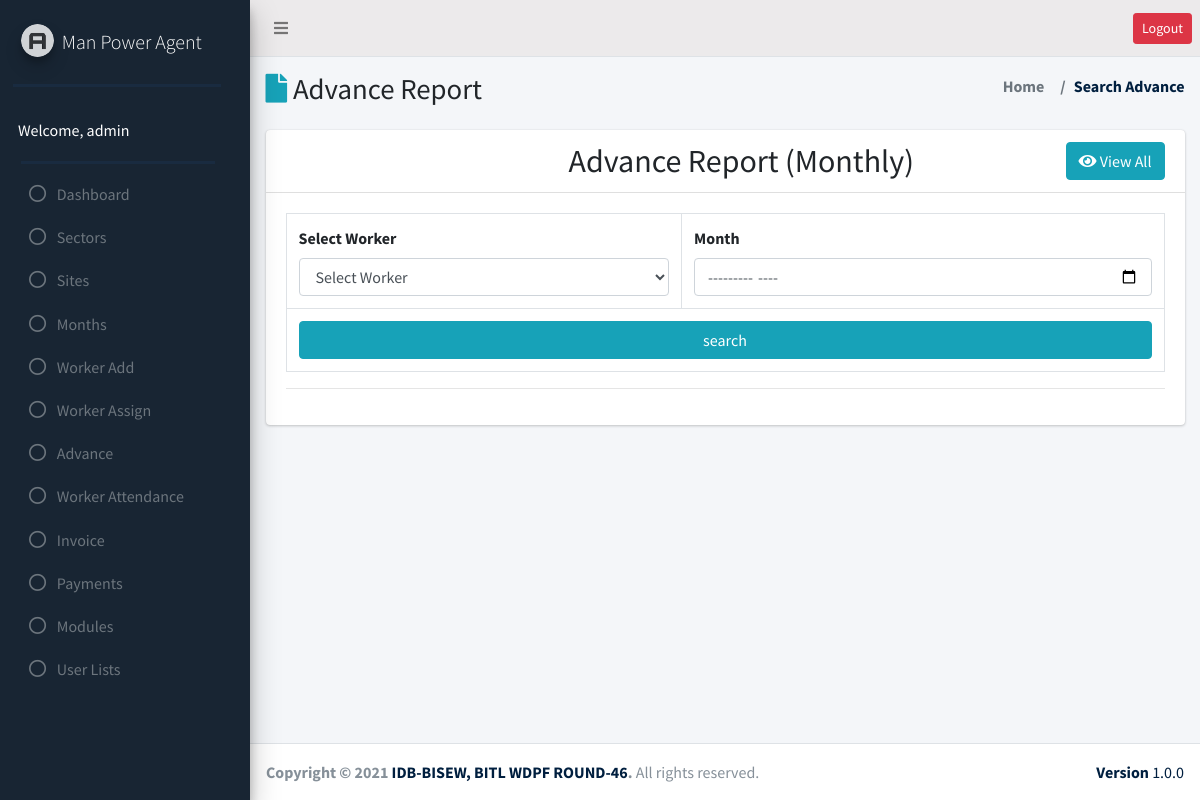
Page /advance/advance_search.php (signed in) on the committed database.
### tables this page shows
CREATE TABLE `user_role` (
  `id` int(11) NOT NULL,
  `adminID` int(11) NOT NULL,
  `sites_edit` int(50) DEFAULT NULL,
  `sites_delete` int(50) DEFAULT NULL,
  `sectors_edit` int(50) DEFAULT NULL,
  `sectors_delete` int(50) DEFAULT NULL,
  `add_worker_edit` int(50) DEFAULT NULL,
  `add_worker_delete` int(50) DEFAULT NULL,
  `worker_assign_edit` int(50) DEFAULT NULL,
  `worker_assign_delete` int(50) DEFAULT NULL,
  `advance_edit` int(50) DEFAULT NULL,
  `advance_delete` int(50) DEFAULT NULL,
  `payments_edit` int(50) DEFAULT NULL,
  `payments_delete` int(50) DEFAULT NULL,
  `month_edit` int(50) DEFAULT NULL,
  `month_delete` int(50) DEFAULT NULL,
  `modules_edit` int(50) DEFAULT NULL,
  `modules_delete` int(50) DEFAULT NULL,
  `user_lists_edit` int(50) DEFAULT NULL,
  `user_lists_delete` int(50) DEFAULT NULL,
  `worker_attendance_edit` int(11) NOT NULL,
  `worker_attendance_delete` int(11) NOT NULL,
  `invoice_edit` int(11) NOT NULL,
  `invoice_delete` int(11) NOT NULL
);

### advance/advance_search.php (the view, shortened to what this page needs)
<?php
$page = "Search Advance";
require_once("../header.php");
require_once("../sidebar.php");
?>
<section class="content-header">
    <div class="container-fluid">
        <div class="row mb-2">
            <div class="col-sm-6">
                <h1><i class="fas fa-file text-cyan"></i> Advance Report </h1>
            </div>
            <div class="col-sm-6">
                <ol class="breadcrumb float-sm-right text-bold">
                    <li class="breadcrumb-item"><a class="text-secondary" href="./">Home</a></li>
                    <li class="breadcrumb-item"><a class="text-navy" href="#"><?= $page; ?></a></li>
                </ol>
            </div>
        </div>
    </div>
</section>
<section class="content">
    <div class="container-fluid">
        <div class="row">
            <div class="col-md-12">
                <div class="card">
                    <div class="card-header ">
                        <div class="row">
                            <div class="col-md-9">
                                <h2 class="text-center mb-md-0 " style="margin-left: 16rem;">Advance Report (Monthly)</h2>
                            </div>
                            <div class="col-md-3 text-right">
                                <a href="advance.php" class="btn btn-md btn-info"><i class="fas fa-eye"></i>
                                    View All</a>
                            </div>
                        </div>
                    </div>
                    <div class="card-body">
                        <table class="table table-bordered">
                            <tr>
                                <th>
                                    <label for="days">Select Worker</label>
                                    <select class="form-control" id="workerId">
                                        <option value="">Select Worker</option>
                                    </select>
                                </th>
                                <th>
                                    <div class="row">
                                        <div class="col">
                                            <label for="month">Month</label>
                                            <input type="month" name="month" id="month" class="date-picker form-control " />
                                        </div>
                                    </div>
                                </th>
                            </tr>
                            <tr>
                                <td colspan="2">
                                    <input type="submit" class="btn btn-block btn-info" value="search" id="search">
                                </td>
                            </tr>
                        </table>
                        <hr>
                    </div>
                </div>
            </div>
        </div>
    </div>
</section>
<?php require("../footer.php"); ?>

### sidebar.php (shortened to what this page needs)
 <?php
    $serverName = 'http://'.$_SERVER['SERVER_NAME'].'/man_power_agent';
    require_once("db_config.php");
?>
 <aside class="main-sidebar bg-success pt-14  elevation-4">
   <a href="" class="brand-link">
     <img src="<?= $serverName; ?>/assets/images/AdminLTELogo.png"
       alt="AdminLTE Logo" class="brand-image img-circle elevation-3" style="opacity: .8">
     <span class="brand-text font-weight-light">Man Power Agent</span>
   </a>
   <div class="bb-2"></div>
   <div class="sidebar">
     <div class="user-panel mt-3  d-flex">
       <div class="info text-white">
         Welcome, <?= $_SESSION['name']; ?>
       </div>
     </div>
     <div class="bb-2"></div>
     <nav class="mt-2">
       <ul class="nav nav-pills nav-sidebar flex-column" data-widget="treeview" role="menu" data-accordion="false">
       <li class="nav-item">
           <a href="http://localhost/man_power_agent/dashboard.php" class="nav-link">
             <i class="far fa-circle nav-icon"></i>
             <p>Dashboard</p>
           </a>
         </li>
         <?php
         $result = $conn->query("SELECT * FROM `admin`");
           while ($row = $result->fetch_assoc()) {
               if ($_SESSION['name'] == $row['name']) {
                   $id = $_SESSION['id'];
                   if ($row['status'] =='active') {
                       $userRoleTable= $conn->query("SELECT * FROM `user_role` JOIN admin ON admin.id= user_role.adminID WHERE `adminID`= $id");
                       while ($roleRow = $userRoleTable->fetch_assoc()) {
                           ?>
        <?php
           if ($roleRow['sectors_edit'] == '1'  || $roleRow['sectors_delete'] == '1') {
               ?>
         <li class="nav-item">
           <a href="http://localhost/man_power_agent/sectors/sectors.php" class="nav-link">
             <i class="far fa-circle nav-icon"></i>
             <p>Sectors</p>
           </a>
         </li>
         <?php
           }
           if ($roleRow['sites_edit'] == '1'  || $roleRow['sites_delete'] == '1') {
               ?>
         <li class="nav-item">
           <a href="http://localhost/man_power_agent/sites/sites.php" class="nav-link">
             <i class="far fa-circle nav-icon"></i>
             <p>Sites</p>
           </a>
         </li>
         <?php
           }
           if ($roleRow['month_edit'] == '1'  || $roleRow['month_delete'] == '1') { ?>
         <li class="nav-item">
           <a href="http://localhost/man_power_agent/month/month.php" class="nav-link">
             <i class="far fa-circle nav-icon"></i>
             <p>Months</p>
           </a>
         </li>
         <?php } ?>
        <?php  if ($roleRow['add_worker_edit'] == '1'  || $roleRow['add_worker_delete'] == '1') { ?>
         <li class="nav-item">
           <a href="http://localhost/man_power_agent/add_worker/add_worker.php" class="nav-link">
             <i class="far fa-circle nav-icon"></i>
             <p>Worker Add</p>
           </a>
         </li>
         <?php } ?>
         <?php  if ($roleRow['worker_assign_edit'] == '1'  || $roleRow['worker_assign_delete'] == '1') { ?>
         <li class="nav-item">
           <a href="http://localhost/man_power_agent/worker_assign/worker_assign.php" class="nav-link">
             <i class="far fa-circle nav-icon"></i>
             <p>Worker Assign</p>
           </a>
         </li>
         <?php  } ?>
         <?php  if ($roleRow['advance_edit'] == '1'  || $roleRow['advance_delete'] == '1') { ?>
         <li class="nav-item">
           <a href="http://localhost/man_power_agent/advance/advance.php" class="nav-link">
             <i class="far fa-circle nav-icon"></i>
             <p>Advance</p>
           </a>
         </li>
         <?php } ?>
         <?php  if ($roleRow['worker_attendance_edit'] == '1'  || $roleRow['worker_attendance_delete'] == '1') { ?>
         <li class="nav-item">
           <a href="http://localhost/man_power_agent/worker_attendance/worker_attendance.php" class="nav-link">
             <i class="far fa-circle nav-icon"></i>
             <p>Worker Attendance</p>
           </a>
         </li>
         <?php } ?>
         <?php  if ($roleRow['invoice_edit'] == '1'  || $roleRow['invoice_delete'] == '1') { ?>
         <li class="nav-item">
           <a href="http://localhost/man_power_agent/invoice/invoice.php" class="nav-link">
             <i class="far fa-circle nav-icon"></i>
             <p>Invoice</p>
           </a>
         </li>
         <?php } ?>
         <?php  if ($roleRow['payments_edit'] == '1'  || $roleRow['payments_delete'] == '1') { ?>
          <li class="nav-item">
           <a href="http://localhost/man_power_agent/payments/payments.php" class="nav-link">
             <i class="far fa-circle nav-icon"></i>
             <p>Payments</p>
           </a>
         </li>
         <?php } ?>
         <?php  if ($roleRow['modules_edit'] == '1'  || $roleRow['modules_delete'] == '1') { ?>
         <li class="nav-item">
           <a href="http://localhost/man_power_agent/modules/modules.php" class="nav-link">
             <i class="far fa-circle nav-icon"></i>
             <p>Modules</p>
           </a>
         </li>
         <?php } ?>
         <?php  if ($roleRow['user_lists_edit'] == '1'  || $roleRow['user_lists_delete'] == '1') { ?>
          <li class="nav-item">
           <a href="http://localhost/man_power_agent/user_lists/user_lists.php" class="nav-link">
             <i class="far fa-circle nav-icon"></i>
             <p>User Lists</p>
           </a>
         </li>
         <?php  } ?>
         <?php
                       }
                   }
                   else {
                       header("location: inactive_user.php");
                   }
               }
           }
         ?>
       </ul>
     </nav>
   </div>
 </aside>

### rows in the picture
user_role: sectors_edit 1 (drawn), sites_edit 0 (drawn), month_edit 1 (drawn), add_worker_edit 1 (drawn), worker_assign_edit 1 (drawn), advance_edit 1 (drawn), worker_attendance_edit 1 (drawn), invoice_edit 1 (drawn), payments_edit 1 (drawn), modules_edit 1 (drawn), user_lists_edit 1 (drawn)

### other values in the picture
$_SESSION['name'] "admin"
$page "Search Advance"
